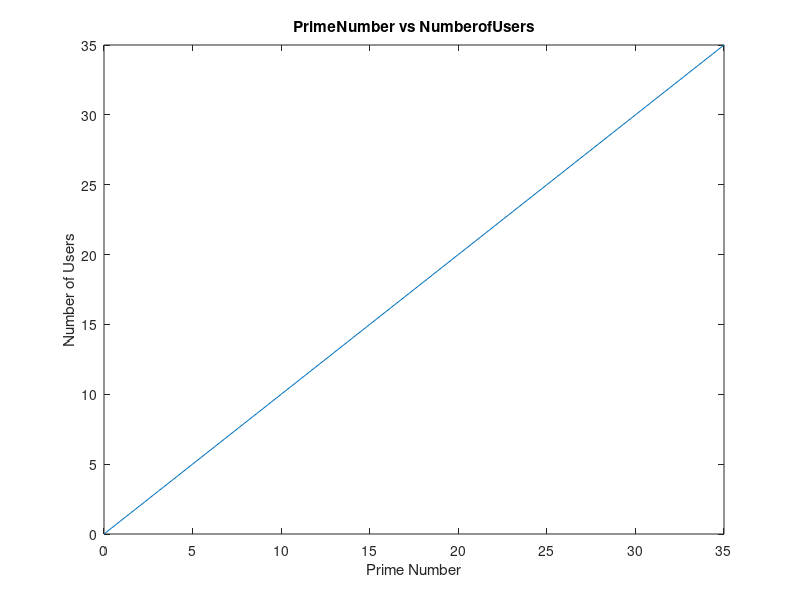

Reproduce this figure in MATLAB.
%Author:     Folorunsho Solomon Opeyemi(1148183)
%Company:    The University Of Birmingham
%Project:
%CodeFileName:UsersAndPrimeNumbers.m    
%Description:This file contains all System parameters to the used by
function UsersAndPrimeNumbers()

PrimeNumbers = 0:5:35;

ArrayLength = length(PrimeNumbers);
NumberOfUsersArray = zeros(1,ArrayLength);
for i = 1:1:ArrayLength
  NumberOfUsersArray(i) = GetNumberOfUsers( PrimeNumbers(i) );
end;

%Plot

plot(PrimeNumbers,NumberOfUsersArray );
xlabel('Prime Number');
ylabel('Number of Users');
title('PrimeNumber vs NumberofUsers');
end


function [NumberOfUsers] =  GetNumberOfUsers(PrimeNumber)

if(length(PrimeNumber) > 1)
    NumberOfUsers = 0;
else
    NumberOfUsers = PrimeNumber;
end
 

end